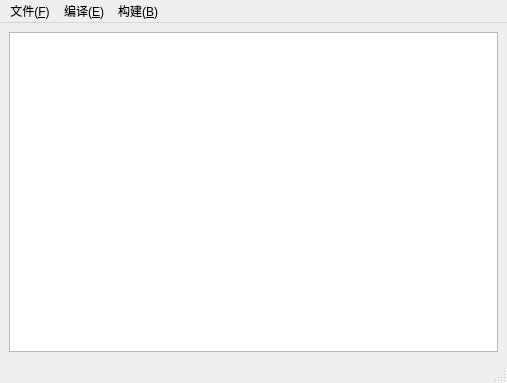
<?xml version="1.0" encoding="UTF-8"?>
<ui version="4.0">
 <class>MainWindow</class>
 <widget class="QMainWindow" name="MainWindow">
  <property name="geometry">
   <rect>
    <x>0</x>
    <y>0</y>
    <width>507</width>
    <height>383</height>
   </rect>
  </property>
  <property name="windowTitle">
   <string>MainWindow</string>
  </property>
  <widget class="QWidget" name="centralwidget">
   <layout class="QVBoxLayout" name="verticalLayout">
    <item>
     <widget class="QTextEdit" name="textEdit"/>
    </item>
   </layout>
  </widget>
  <widget class="QMenuBar" name="menubar">
   <property name="geometry">
    <rect>
     <x>0</x>
     <y>0</y>
     <width>507</width>
     <height>21</height>
    </rect>
   </property>
   <widget class="QMenu" name="menu_F">
    <property name="title">
     <string>文件(&amp;F)</string>
    </property>
    <addaction name="newAction"/>
    <addaction name="openAction"/>
    <addaction name="saveAction"/>
   </widget>
   <widget class="QMenu" name="menu_E">
    <property name="title">
     <string>编译(&amp;E)</string>
    </property>
   </widget>
   <widget class="QMenu" name="menu_B">
    <property name="title">
     <string>构建(&amp;B)</string>
    </property>
   </widget>
   <addaction name="menu_F"/>
   <addaction name="menu_E"/>
   <addaction name="menu_B"/>
  </widget>
  <widget class="QStatusBar" name="statusbar"/>
  <action name="newAction">
   <property name="text">
    <string>新建(&amp;N)</string>
   </property>
  </action>
  <action name="openAction">
   <property name="text">
    <string>打开(&amp;O)</string>
   </property>
  </action>
  <action name="saveAction">
   <property name="text">
    <string>另存为(&amp;S)</string>
   </property>
  </action>
 </widget>
 <resources/>
 <connections/>
</ui>
